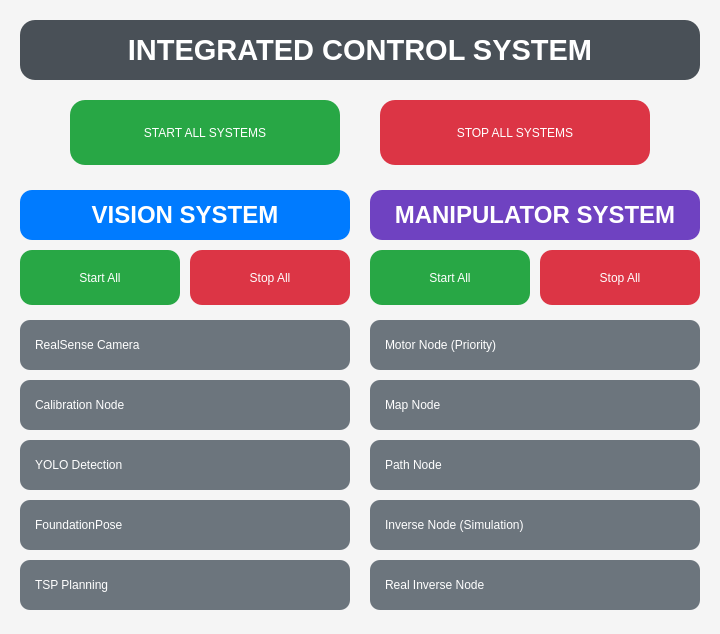
<?xml version="1.0" encoding="UTF-8"?>
<ui version="4.0">
 <class>MainWindowDesign</class>
 <widget class="QMainWindow" name="MainWindowDesign">
  <property name="geometry">
   <rect>
    <x>0</x>
    <y>0</y>
    <width>720</width>
    <height>634</height>
   </rect>
  </property>
  <property name="windowTitle">
   <string>Vision &amp; Manipulator Control System</string>
  </property>
  <property name="windowIcon">
   <iconset resource="../resources/images.qrc">
    <normaloff>:/images/icon.png</normaloff>:/images/icon.png</iconset>
  </property>
  <property name="styleSheet">
   <string notr="true">QMainWindow {
    background-color: #f5f5f5;
}</string>
  </property>
  <property name="locale">
   <locale language="English" country="Australia"/>
  </property>
  <widget class="QWidget" name="centralwidget">
   <widget class="QLabel" name="system_title">
    <property name="geometry">
     <rect>
      <x>20</x>
      <y>20</y>
      <width>680</width>
      <height>60</height>
     </rect>
    </property>
    <property name="font">
     <font>
      <pointsize>22</pointsize>
      <weight>75</weight>
      <bold>true</bold>
     </font>
    </property>
    <property name="styleSheet">
     <string notr="true">QLabel {
    background-color: #495057;
    color: white;
    border-radius: 15px;
    padding: 15px;
}</string>
    </property>
    <property name="text">
     <string>INTEGRATED CONTROL SYSTEM</string>
    </property>
    <property name="alignment">
     <set>Qt::AlignCenter</set>
    </property>
   </widget>
   <widget class="QPushButton" name="System_All_On">
    <property name="geometry">
     <rect>
      <x>70</x>
      <y>100</y>
      <width>270</width>
      <height>65</height>
     </rect>
    </property>
    <property name="styleSheet">
     <string notr="true">QPushButton {
    font: bold 16pt &quot;Ubuntu&quot;;
    background-color: #28a745;
    color: white;
    border-radius: 15px;
    border: none;
    padding: 10px;
}
QPushButton:hover {
    background-color: #34ce57;
}
QPushButton:pressed {
    background-color: #1e7e34;
}</string>
    </property>
    <property name="text">
     <string>START ALL SYSTEMS</string>
    </property>
   </widget>
   <widget class="QPushButton" name="System_All_Off">
    <property name="geometry">
     <rect>
      <x>380</x>
      <y>100</y>
      <width>270</width>
      <height>65</height>
     </rect>
    </property>
    <property name="styleSheet">
     <string notr="true">QPushButton {
    font: bold 16pt &quot;Ubuntu&quot;;
    background-color: #dc3545;
    color: white;
    border-radius: 15px;
    border: none;
    padding: 10px;
}
QPushButton:hover {
    background-color: #e85563;
}
QPushButton:pressed {
    background-color: #bd2130;
}</string>
    </property>
    <property name="text">
     <string>STOP ALL SYSTEMS</string>
    </property>
   </widget>
   <widget class="QLabel" name="vision_title">
    <property name="geometry">
     <rect>
      <x>20</x>
      <y>190</y>
      <width>330</width>
      <height>50</height>
     </rect>
    </property>
    <property name="font">
     <font>
      <pointsize>18</pointsize>
      <weight>75</weight>
      <bold>true</bold>
     </font>
    </property>
    <property name="styleSheet">
     <string notr="true">QLabel {
    background-color: #007bff;
    color: white;
    border-radius: 12px;
    padding: 12px;
}</string>
    </property>
    <property name="text">
     <string>VISION SYSTEM</string>
    </property>
    <property name="alignment">
     <set>Qt::AlignCenter</set>
    </property>
   </widget>
   <widget class="QPushButton" name="Vision_All_On">
    <property name="geometry">
     <rect>
      <x>20</x>
      <y>250</y>
      <width>160</width>
      <height>55</height>
     </rect>
    </property>
    <property name="styleSheet">
     <string notr="true">QPushButton {
    font: bold 12pt &quot;Ubuntu&quot;;
    background-color: #28a745;
    color: white;
    border-radius: 12px;
    border: none;
    padding: 8px;
}
QPushButton:hover {
    background-color: #34ce57;
}</string>
    </property>
    <property name="text">
     <string>Start All</string>
    </property>
   </widget>
   <widget class="QPushButton" name="Vision_All_Off">
    <property name="geometry">
     <rect>
      <x>190</x>
      <y>250</y>
      <width>160</width>
      <height>55</height>
     </rect>
    </property>
    <property name="styleSheet">
     <string notr="true">QPushButton {
    font: bold 12pt &quot;Ubuntu&quot;;
    background-color: #dc3545;
    color: white;
    border-radius: 12px;
    border: none;
    padding: 8px;
}
QPushButton:hover {
    background-color: #e85563;
}</string>
    </property>
    <property name="text">
     <string>Stop All</string>
    </property>
   </widget>
   <widget class="QPushButton" name="RealSense">
    <property name="geometry">
     <rect>
      <x>20</x>
      <y>320</y>
      <width>330</width>
      <height>50</height>
     </rect>
    </property>
    <property name="styleSheet">
     <string notr="true">QPushButton {
    font: 12pt &quot;Ubuntu&quot;;
    background-color: #6c757d;
    color: white;
    border-radius: 10px;
    border: none;
    padding: 8px;
    text-align: left;
    padding-left: 15px;
}
QPushButton:hover {
    background-color: #7c858d;
}</string>
    </property>
    <property name="text">
     <string>RealSense Camera</string>
    </property>
   </widget>
   <widget class="QPushButton" name="Calibration">
    <property name="geometry">
     <rect>
      <x>20</x>
      <y>380</y>
      <width>330</width>
      <height>50</height>
     </rect>
    </property>
    <property name="styleSheet">
     <string notr="true">QPushButton {
    font: 12pt &quot;Ubuntu&quot;;
    background-color: #6c757d;
    color: white;
    border-radius: 10px;
    border: none;
    padding: 8px;
    text-align: left;
    padding-left: 15px;
}
QPushButton:hover {
    background-color: #7c858d;
}</string>
    </property>
    <property name="text">
     <string>Calibration Node</string>
    </property>
   </widget>
   <widget class="QPushButton" name="YOLO">
    <property name="geometry">
     <rect>
      <x>20</x>
      <y>440</y>
      <width>330</width>
      <height>50</height>
     </rect>
    </property>
    <property name="styleSheet">
     <string notr="true">QPushButton {
    font: 12pt &quot;Ubuntu&quot;;
    background-color: #6c757d;
    color: white;
    border-radius: 10px;
    border: none;
    padding: 8px;
    text-align: left;
    padding-left: 15px;
}
QPushButton:hover {
    background-color: #7c858d;
}</string>
    </property>
    <property name="text">
     <string>YOLO Detection</string>
    </property>
   </widget>
   <widget class="QPushButton" name="FoundationPose">
    <property name="geometry">
     <rect>
      <x>20</x>
      <y>500</y>
      <width>330</width>
      <height>50</height>
     </rect>
    </property>
    <property name="styleSheet">
     <string notr="true">QPushButton {
    font: 12pt &quot;Ubuntu&quot;;
    background-color: #6c757d;
    color: white;
    border-radius: 10px;
    border: none;
    padding: 8px;
    text-align: left;
    padding-left: 15px;
}
QPushButton:hover {
    background-color: #7c858d;
}</string>
    </property>
    <property name="text">
     <string>FoundationPose</string>
    </property>
   </widget>
   <widget class="QPushButton" name="TSP">
    <property name="geometry">
     <rect>
      <x>20</x>
      <y>560</y>
      <width>330</width>
      <height>50</height>
     </rect>
    </property>
    <property name="styleSheet">
     <string notr="true">QPushButton {
    font: 12pt &quot;Ubuntu&quot;;
    background-color: #6c757d;
    color: white;
    border-radius: 10px;
    border: none;
    padding: 8px;
    text-align: left;
    padding-left: 15px;
}
QPushButton:hover {
    background-color: #7c858d;
}</string>
    </property>
    <property name="text">
     <string>TSP Planning</string>
    </property>
   </widget>
   <widget class="QLabel" name="mani_title">
    <property name="geometry">
     <rect>
      <x>370</x>
      <y>190</y>
      <width>330</width>
      <height>50</height>
     </rect>
    </property>
    <property name="font">
     <font>
      <pointsize>18</pointsize>
      <weight>75</weight>
      <bold>true</bold>
     </font>
    </property>
    <property name="styleSheet">
     <string notr="true">QLabel {
    background-color: #6f42c1;
    color: white;
    border-radius: 12px;
    padding: 12px;
}</string>
    </property>
    <property name="text">
     <string>MANIPULATOR SYSTEM</string>
    </property>
    <property name="alignment">
     <set>Qt::AlignCenter</set>
    </property>
   </widget>
   <widget class="QPushButton" name="Mani_All_On">
    <property name="geometry">
     <rect>
      <x>370</x>
      <y>250</y>
      <width>160</width>
      <height>55</height>
     </rect>
    </property>
    <property name="styleSheet">
     <string notr="true">QPushButton {
    font: bold 12pt &quot;Ubuntu&quot;;
    background-color: #28a745;
    color: white;
    border-radius: 12px;
    border: none;
    padding: 8px;
}
QPushButton:hover {
    background-color: #34ce57;
}</string>
    </property>
    <property name="text">
     <string>Start All</string>
    </property>
   </widget>
   <widget class="QPushButton" name="Mani_All_Off">
    <property name="geometry">
     <rect>
      <x>540</x>
      <y>250</y>
      <width>160</width>
      <height>55</height>
     </rect>
    </property>
    <property name="styleSheet">
     <string notr="true">QPushButton {
    font: bold 12pt &quot;Ubuntu&quot;;
    background-color: #dc3545;
    color: white;
    border-radius: 12px;
    border: none;
    padding: 8px;
}
QPushButton:hover {
    background-color: #e85563;
}</string>
    </property>
    <property name="text">
     <string>Stop All</string>
    </property>
   </widget>
   <widget class="QPushButton" name="Motor">
    <property name="geometry">
     <rect>
      <x>370</x>
      <y>320</y>
      <width>330</width>
      <height>50</height>
     </rect>
    </property>
    <property name="styleSheet">
     <string notr="true">QPushButton {
    font: 12pt &quot;Ubuntu&quot;;
    background-color: #6c757d;
    color: white;
    border-radius: 10px;
    border: none;
    padding: 8px;
    text-align: left;
    padding-left: 15px;
}
QPushButton:hover {
    background-color: #7c858d;
}</string>
    </property>
    <property name="text">
     <string>Motor Node (Priority)</string>
    </property>
   </widget>
   <widget class="QPushButton" name="Map">
    <property name="geometry">
     <rect>
      <x>370</x>
      <y>380</y>
      <width>330</width>
      <height>50</height>
     </rect>
    </property>
    <property name="styleSheet">
     <string notr="true">QPushButton {
    font: 12pt &quot;Ubuntu&quot;;
    background-color: #6c757d;
    color: white;
    border-radius: 10px;
    border: none;
    padding: 8px;
    text-align: left;
    padding-left: 15px;
}
QPushButton:hover {
    background-color: #7c858d;
}</string>
    </property>
    <property name="text">
     <string>Map Node</string>
    </property>
   </widget>
   <widget class="QPushButton" name="Path">
    <property name="geometry">
     <rect>
      <x>370</x>
      <y>440</y>
      <width>330</width>
      <height>50</height>
     </rect>
    </property>
    <property name="styleSheet">
     <string notr="true">QPushButton {
    font: 12pt &quot;Ubuntu&quot;;
    background-color: #6c757d;
    color: white;
    border-radius: 10px;
    border: none;
    padding: 8px;
    text-align: left;
    padding-left: 15px;
}
QPushButton:hover {
    background-color: #7c858d;
}</string>
    </property>
    <property name="text">
     <string>Path Node</string>
    </property>
   </widget>
   <widget class="QPushButton" name="Inverse_Sim">
    <property name="geometry">
     <rect>
      <x>370</x>
      <y>500</y>
      <width>330</width>
      <height>50</height>
     </rect>
    </property>
    <property name="styleSheet">
     <string notr="true">QPushButton {
    font: 12pt &quot;Ubuntu&quot;;
    background-color: #6c757d;
    color: white;
    border-radius: 10px;
    border: none;
    padding: 8px;
    text-align: left;
    padding-left: 15px;
}
QPushButton:hover {
    background-color: #7c858d;
}</string>
    </property>
    <property name="text">
     <string>Inverse Node (Simulation)</string>
    </property>
   </widget>
   <widget class="QPushButton" name="Real_Inverse">
    <property name="geometry">
     <rect>
      <x>370</x>
      <y>560</y>
      <width>330</width>
      <height>50</height>
     </rect>
    </property>
    <property name="styleSheet">
     <string notr="true">QPushButton {
    font: 12pt &quot;Ubuntu&quot;;
    background-color: #6c757d;
    color: white;
    border-radius: 10px;
    border: none;
    padding: 8px;
    text-align: left;
    padding-left: 15px;
}
QPushButton:hover {
    background-color: #7c858d;
}</string>
    </property>
    <property name="text">
     <string>Real Inverse Node</string>
    </property>
   </widget>
  </widget>
  <action name="action_Quit">
   <property name="text">
    <string>&amp;Quit</string>
   </property>
   <property name="shortcut">
    <string>Ctrl+Q</string>
   </property>
   <property name="shortcutContext">
    <enum>Qt::ApplicationShortcut</enum>
   </property>
  </action>
 </widget>
 <resources>
  <include location="../resources/images.qrc"/>
 </resources>
 <connections>
  <connection>
   <sender>action_Quit</sender>
   <signal>triggered()</signal>
   <receiver>MainWindowDesign</receiver>
   <slot>close()</slot>
   <hints>
    <hint type="sourcelabel">
     <x>-1</x>
     <y>-1</y>
    </hint>
    <hint type="destinationlabel">
     <x>360</x>
     <y>410</y>
    </hint>
   </hints>
  </connection>
 </connections>
</ui>
